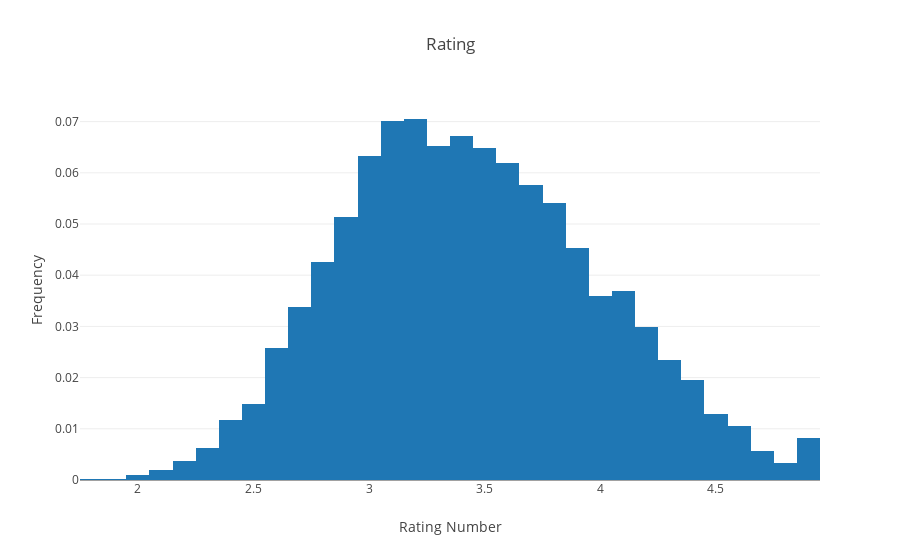

This figure's notebook cell:
### Code cell
import plotly.plotly as py
import plotly.figure_factory as ff


df_filtered =  df[df['Aggregate rating']>0]
layout = go.Layout(title="Rating",
    xaxis=dict(title="Rating Number"),
    yaxis=dict(title="Frequency"))
data = [go.Histogram(x=df_filtered["Aggregate rating"],histnorm='probability')]


fig = go.Figure(data=data, layout=layout)
iplot(fig)

### Figure 1 — Plotly figure (JSON) as saved in the notebook; plotly's stock layout.template omitted (floating-point values rounded to 4 significant figures; data arrays with more than 128 entries replaced by an {"elided": "..."} marker saying what was removed)
{"data": [{"histnorm": "probability", "type": "histogram", "x": {"elided": "7403 float values"}}], "layout": {"title": "Rating", "xaxis": {"title": "Rating Number"}, "yaxis": {"title": "Frequency"}}}
